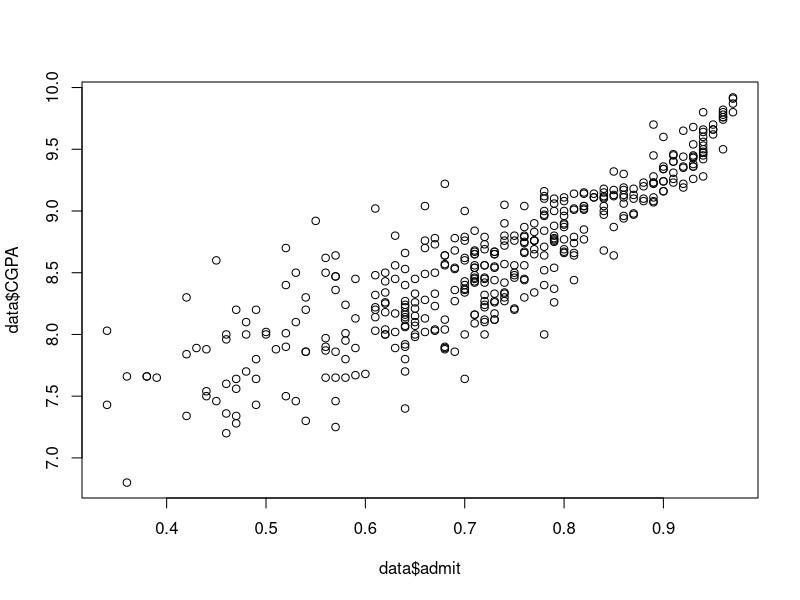
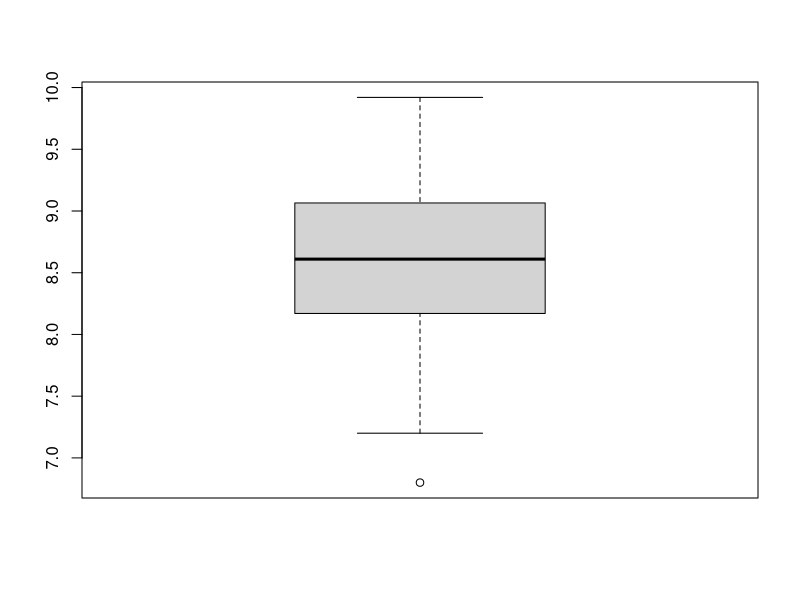
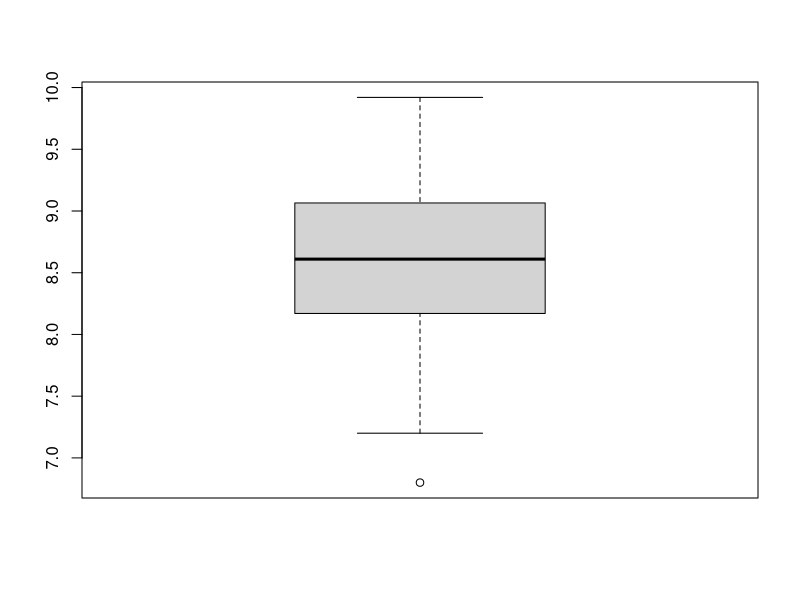

The R source for these figures, in order:
library(data.table)

#https://www.kaggle.com/mohansacharya/graduate-admissions
data <- read.csv('Datasets/Admission_Predict.csv', header = T)
head(data)
setnames(data, old=c("Chance.of.Admit"), new=c("admit"))
attach(data)

cor(data)
plot(data$admit, data$CGPA)

#check for outlier
boxplot(data$CGPA)
summary(data)

#remove outlier
CGPA.out <- boxplot(CGPA)
out <- CGPA.out$out
which (data$CGPA %in% out)
data <- data[-59, ] 
data <- data[-59, ]

m <- lm(data$admit ~ data$CGPA + data$Research)
summary(m)
